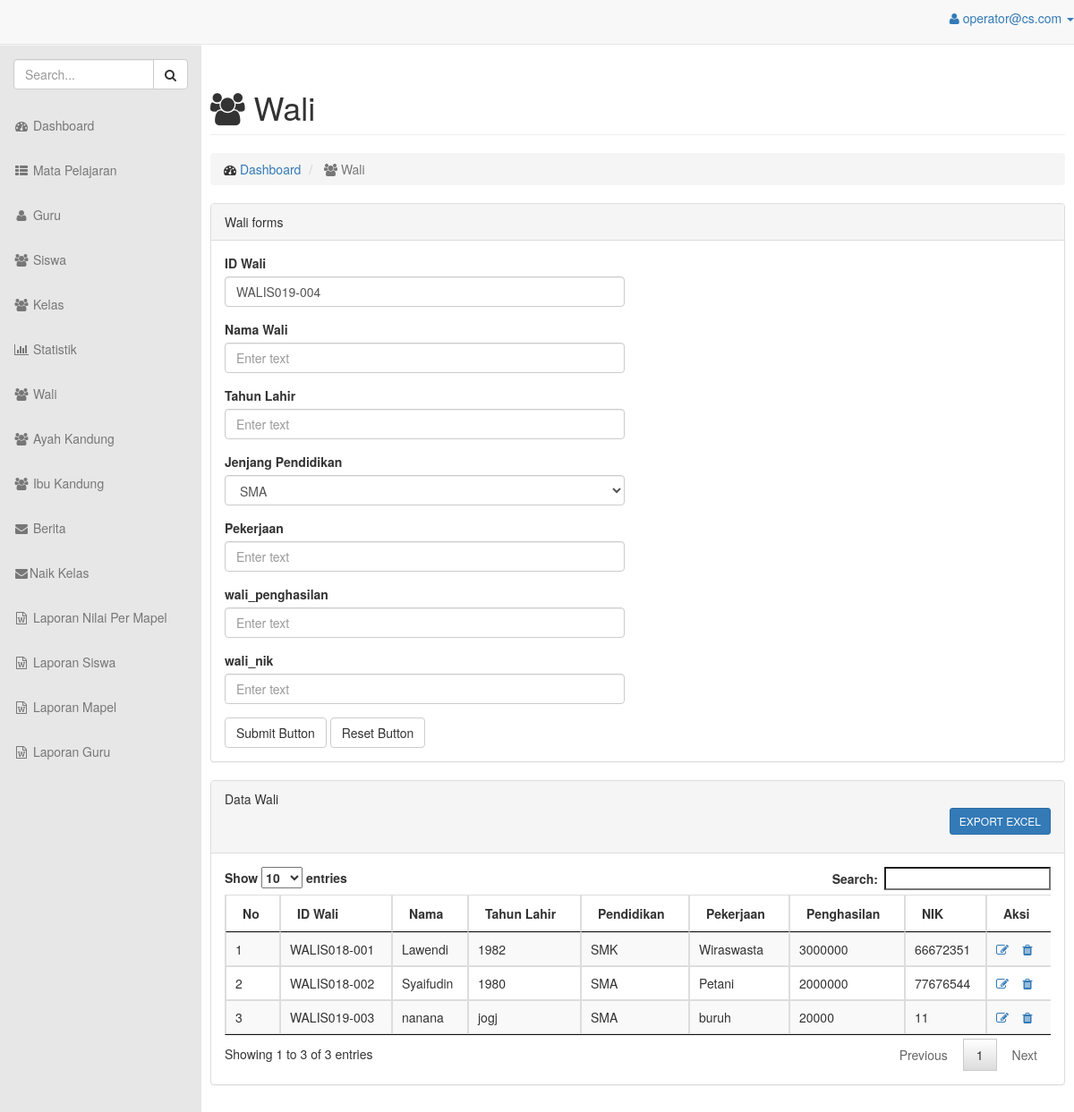
/admin/index.php?view=wali (signed in), run on the app's committed database.
### tables this page shows
CREATE TABLE `wali_siswa` (
  `wali_id` char(12) NOT NULL,
  `wali_nama` varchar(20) DEFAULT NULL,
  `wali_tahun_lahir` char(4) DEFAULT NULL,
  `wali_jenjang_pendidikan` enum('SMA','SMK','D1','D2','D3','D4','S1','S2') DEFAULT NULL,
  `wali_pekerjaan` varchar(20) DEFAULT NULL,
  `wali_penghasilan` int(10) DEFAULT NULL,
  `wali_nik` int(16) DEFAULT NULL
);

### admin/inc/page.php (called while the page is built, shortened)
<?php
include_once 'header.php';
include_once 'footer.php';
?>

### admin/lib/operation/wali/auto.php (called while the page is built, shortened)
<?php
include_once 'lib/operation/koneksi.php';
function random_char( $panjang ) {
  $karakter = 'ABCDEFGHIJKLMNOPQRSTUVWXYZ';
  for ( $i = 0; $i < $panjang; $i++ ) {
    $pos = rand( 0, strlen( $karakter ) - 1 );
  }
return "WALIS";
}
$years = date( 'Y' );
$get_3_number_of_year = substr( $years,-3 );
$get_data = mysqli_query( $conn, "SELECT RIGHT(wali_id,3) FROM wali_siswa ORDER BY RIGHT(wali_id,3) DESC" );
$check_data = mysqli_num_rows( $get_data );
$fetch_data = mysqli_fetch_array( $get_data );
$maxid = $fetch_data[0];
$custom_code = random_char(3) . $get_3_number_of_year . '-';
if ( empty( $check_data ) ) {
  $new_code = 1;
} else {
  $the_code = substr( $maxid, -3 );
  $new_code = $the_code + 1;
}
$kd = '';
if ( $new_code >= 1 && $new_code < 10 ) :
  $kd .= $custom_code."00".$new_code;
elseif ( $new_code >= 10 && $new_code < 100 ) :
  $kd .= $custom_code."0".$new_code;
else :
  $kd .= $custom_code.$new_code;
endif;
?>

### admin/view/wali.php (the view, shortened to what this page needs)
<?php include_once 'lib/operation/wali/auto.php';?>
<div id="page-wrapper">
  <div class="row">
    <div class="col-lg-12">
      <h1 class="page-header"><span class="fa fa-users"></span> Wali</h1>
    </div>
  </div>
  <div class="row">
    <div class="col-lg-12">
      <div>
        <ol class="breadcrumb">
          <li>
            <i class="fa fa-dashboard"></i>  <a href="index.php?view=home">Dashboard</a>
          </li>
          <li class="active">
            <i class="fa fa-users"></i> Wali
          </li>
        </ol>
      </div>
      <div class="panel panel-default">
        <div class="panel-heading">
          Wali forms
        </div>
        <div class="panel-body">
          <div class="row">
            <div class="col-lg-6">
              <form role="form" method="post" id="form" action="index.php?view=insert_wali" enctype="multipart/form-data">
                <div class="form-group">
                  <label>ID Wali</label>
                  <input type="text" class="form-control" name="wali_id" value="<?php echo $kd;?>" required>
                </div>
                <div class="form-group">
                  <label>Nama Wali</label>
                  <input type="text" class="form-control" placeholder="Enter text" name="wali_nama" required>
                </div>
                <div class="form-group">
                  <label>Tahun Lahir</label>
                  <input type="text" class="form-control" placeholder="Enter text" name="wali_tahun_lahir" required>
                </div>
                <div class="form-group">
                  <label>Jenjang Pendidikan</label>
                  <select class="form-control" name="wali_jenjang_pendidikan">
                    <option value="SMA">SMA</option>
                  </select>
                </div>
              <div class="form-group">
                <label>Pekerjaan</label>
                <input type="text" class="form-control" placeholder="Enter text" name="wali_pekerjaan">
              </div>
               <div class="form-group">
                <label>wali_penghasilan</label>
                <input type="number" class="form-control" placeholder="Enter text" name="wali_penghasilan">
              </div>
               <div class="form-group">
                <label>wali_nik</label>
                <input type="text" class="form-control" placeholder="Enter text" name="wali_nik">
              </div>
              <button type="submit" class="btn btn-default">Submit Button</button>
              <button type="reset" class="btn btn-default">Reset Button</button>
            </form>
          </div>
        </div>
      </div>
    </div>
  </div>
</div>
<div class="row">
 <div class="col-lg-12">
  <div class="panel panel-default">
    <div class="panel-heading">
      Data Wali
      <p align="right">
                                  <a target="_blank" href="view/export_wali.php"><button type="button" class="btn btn-sm btn-primary">EXPORT EXCEL</button></a></p>
    </div>
    <div class="panel-body">
      <div class="table-responsive dataTable_wrapper">
       <table class="table table-striped table-bordered table-hover" id="dataTables-example">
        <thead >
          <tr>
            <th>No</th>
            <th>ID Wali</th>
            <th>Nama</th>
            <th>Tahun Lahir</th>
            <th>Pendidikan</th>
            <th>Pekerjaan</th>
            <th>Penghasilan</th>
            <th>NIK</th>
            <th  align="center">Aksi</th>
          </tr>
        </thead>
        <tbody>
          <?php
          $q = "SELECT * FROM wali_siswa ORDER BY wali_id ASC";
          $sql = mysql_query($q);
          $no = 1;
          while($res = mysql_fetch_array($sql)){?>
            <tr>
              <td><?php echo $no; ?></td>
              <td><?php echo $res[0]; ?></td>
              <td><?php echo $res[1]; ?></td>
              <td><?php echo $res[2]; ?></td>
              <td><?php echo $res[3]; ?></td>
              <td><?php echo $res[4]; ?></td>
              <td><?php echo $res[5]; ?></td>
              <td><?php echo $res[6]; ?></td>
              <td>
                <a href="index.php?view=edit_siswa&id_siswa=<?php echo $res[0];?>"><i class="fa fa-edit"></i></a>
                <a onclick="return confirm('Anda yakin?')" href="index.php?view=delete_wali&wali_id=<?php echo $res[0];?>"><i class="fa fa-trash"></i></a>
              </td>
            </tr>
            <?php
            $no++;
          }
          ?>
        </tbody>
      </table>
    </div>
  </div>
</div>
</div>
</div>
</div>
</div>

### admin/css/sb-admin.css (style rules this page uses)
body { margin-top: 100px; background-color: #f5f5f5; }
@media (min-width:768px) { body { margin-top: 50px; } }
#page-wrapper { width: 100%; padding: 0; background-color: #fff; }
@media (min-width:768px) { #page-wrapper { padding: 10px; } }

### data on the page
wali_siswa: wali_id "WALIS018-001", wali_nama "Lawendi", wali_tahun_lahir "1982", wali_jenjang_pendidikan "SMK", wali_pekerjaan "Wiraswasta", wali_penghasilan "3000000", wali_nik "66672351"
wali_siswa: wali_id "WALIS018-002", wali_nama "Syaifudin", wali_tahun_lahir "1980", wali_jenjang_pendidikan "SMA", wali_pekerjaan "Petani", wali_penghasilan "2000000", wali_nik "77676544"
wali_siswa: wali_id "WALIS019-003", wali_nama "nanana", wali_tahun_lahir "jogj", wali_jenjang_pendidikan "SMA", wali_pekerjaan "buruh", wali_penghasilan "20000", wali_nik "11"

### other printed values
$_SESSION['email_admin'] "operator@cs.com"
